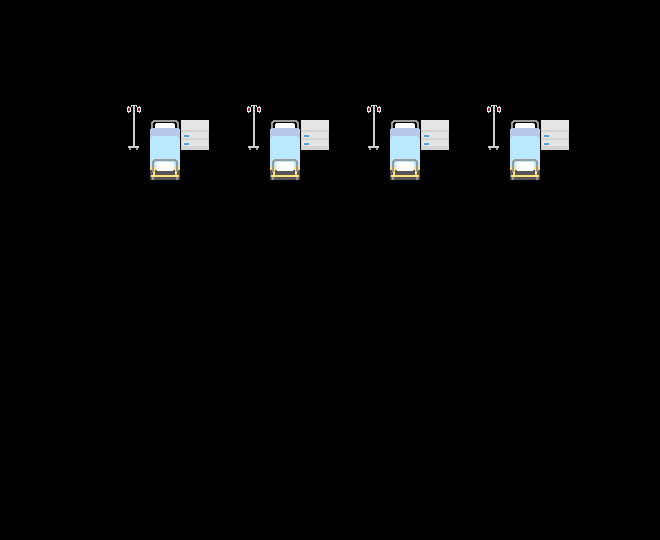

This game map was drawn from its Tiled (.tmx) file and the tilesets committed beside it. A one-line description and the trimmed map source follow:
An orthogonal 22x18 tile map with 30x30 px tiles, 6 tile layers (Camada de Tiles 1 - 0, Camada de Tiles 1 - 1, Camada de Tiles 2 - 0, Camada de Tiles 2 - 1, ...), 3 tilesets and 7 objects (portal_0, npc_5, npc_4, npc_3, npc_2, ...).

<map version="1.2" tiledversion="1.3.0" orientation="orthogonal" renderorder="left-up" compressionlevel="0" width="22" height="18" tilewidth="30" tileheight="30" infinite="0" nextlayerid="11" nextobjectid="44">
 <properties>
  <property name="ENEMIES" value="0002" />
 </properties>
 <tileset firstgid="1" source="nature.tsx" />
 <tileset firstgid="26" source="streets.tsx" />
 <tileset firstgid="76" source="shop.tsx" />
 <layer id="1" name="Camada de Tiles 1 - 0" width="22" height="18">
  <data>[396 cells, 252 non-empty, 4 distinct tile ids]</data>
 </layer>
 <layer id="2" name="Camada de Tiles 1 - 1" width="22" height="18">
  <data>[396 cells, 252 non-empty, 4 distinct tile ids]</data>
 </layer>
 <layer id="3" name="Camada de Tiles 2 - 0" width="22" height="18">
  <data>[396 cells, 20 non-empty, 5 distinct tile ids]</data>
 </layer>
 <layer id="4" name="Camada de Tiles 2 - 1" width="22" height="18">
  <data>[396 cells, 20 non-empty, 5 distinct tile ids]</data>
 </layer>
 <layer id="5" name="Camada de Tiles 3 - 0" width="22" height="18">
  <data>[396 cells, 18 non-empty, 1 distinct tile ids]</data>
 </layer>
 <layer id="6" name="Camada de Tiles 3 - 1" width="22" height="18">
  <data>[396 cells, 18 non-empty, 1 distinct tile ids]</data>
 </layer>
 <objectgroup id="10" name="PORTAL">
  <object id="27" name="portal_0" x="300" y="433.333" width="48" height="40">
   <properties>
    <property name="MAP" value="urban_" />
    <property name="PX" type="int" value="569" />
    <property name="PY" type="int" value="605" />
    <property name="TIME" value="none" />
   </properties>
  </object>
 </objectgroup>
 <objectgroup id="9" name="VEHICLES" />
 <objectgroup id="8" name="SHOP" />
 <objectgroup id="7" name="NPC">
  <object id="38" name="npc_5" x="489.333" y="167">
   <properties>
    <property name="INDEX" value="0" />
    <property name="WHO" value="PATIENT" />
   </properties>
   <point />
  </object>
  <object id="39" name="npc_4" x="130.333" y="169">
   <properties>
    <property name="INDEX" value="0" />
    <property name="WHO" value="INJURIED DAUGHTER" />
   </properties>
   <point />
  </object>
  <object id="40" name="npc_3" x="438.333" y="273">
   <properties>
    <property name="INDEX" value="0" />
    <property name="WHO" value="HINT NURSE" />
   </properties>
   <point />
  </object>
  <object id="41" name="npc_2" x="237.333" y="422">
   <properties>
    <property name="INDEX" value="0" />
    <property name="WHO" value="IMPATIENT PATIENT" />
   </properties>
   <point />
  </object>
  <object id="42" name="npc_1" x="316.333" y="170">
   <properties>
    <property name="INDEX" value="0" />
    <property name="WHO" value="DOCTOR" />
   </properties>
   <point />
  </object>
  <object id="43" name="npc_0" x="213.333" y="184">
   <properties>
    <property name="INDEX" value="0" />
    <property name="WHO" value="WORRIED NURSE" />
   </properties>
   <point />
  </object>
 </objectgroup>
</map>
